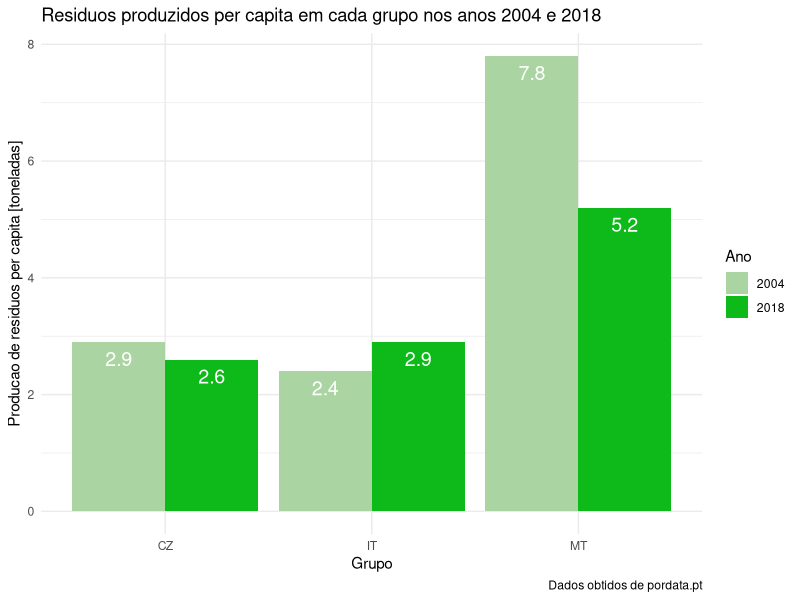

The R script that drew this image:
library(tidyverse)
library(readxl)

residuos <- read_excel('ResiduosPerCapita.xlsx',
                       range = 'A14:C43',
                       col_types = c('text','numeric','numeric'),
                       col_names = c('Grupo','2004','2018'))
# Reduzir os nomes dos Grupos às suas iniciais
for (i in 1:nrow(residuos)) {
  residuos[i,1] <- sapply(strsplit(as.character(residuos[i,1]),split = " "), `[`, 1)
}

tibleResiduos <- as_tibble(residuos)
tibleResiduos %>%
  pivot_longer(c(`2004`, `2018`), names_to = "Ano", values_to = "Residuos") %>%
  filter(Grupo == 'IT'| Grupo == 'CZ'| Grupo == 'MT') %>%
  ggplot(aes(x = Grupo, y = Residuos, fill = Ano)) +
  geom_bar(stat = "identity", position = "dodge")+
  geom_text(aes(label=Residuos), vjust=1.6, color="white",
            position = position_dodge(0.9), size=5)+
  scale_fill_manual(values=c('#abd4a3',"#0dba19"))+
  theme_minimal()+
  labs(title = 'Residuos produzidos per capita em cada grupo nos anos 2004 e 2018',
       caption = 'Dados obtidos de pordata.pt',
       y = 'Producao de residuos per capita [toneladas]')
